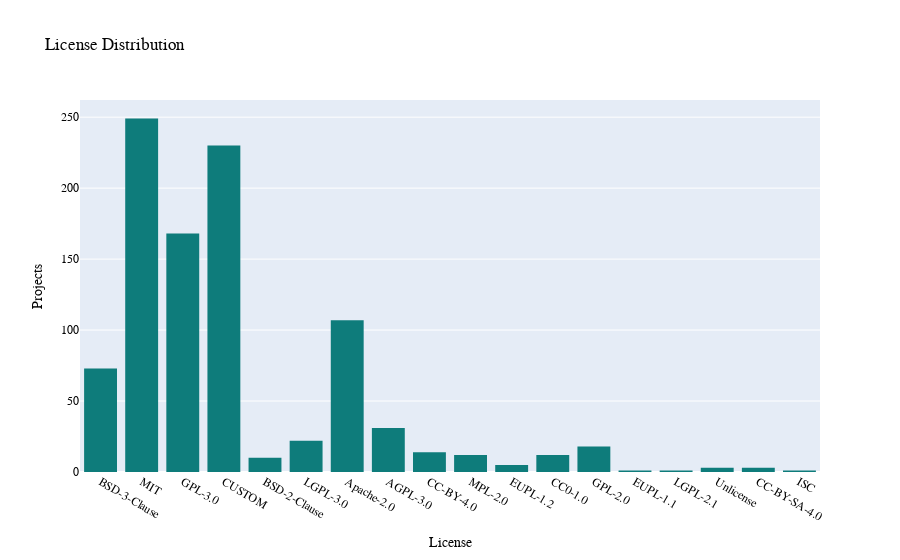

Notebook cell for this chart:
### Markdown cell above
# Start Plotting

### Code cell
fig = px.histogram(df_active, x="license", title="License Distribution")
fig.update_layout(
    yaxis_title="Projects",
    xaxis_title="License",
)
fig.update_traces(marker_color=marker_color)
fig.show()

### Figure 1 — Plotly figure (JSON) as saved in the notebook; plotly's stock layout.template omitted (floating-point values rounded to 4 significant figures; data arrays with more than 128 entries replaced by an {"elided": "..."} marker saying what was removed)
{"data": [{"alignmentgroup": "True", "bingroup": "x", "hovertemplate": "license=%{x}<br>count=%{y}<extra></extra>", "legendgroup": "", "marker": {"color": "#0E7C7B", "pattern": {"shape": ""}}, "name": "", "offsetgroup": "", "orientation": "v", "showlegend": false, "type": "histogram", "x": {"elided": "960 str values"}, "xaxis": "x", "yaxis": "y"}], "layout": {"barmode": "relative", "legend": {"tracegroupgap": 0}, "title": {"text": "License Distribution"}, "xaxis": {"anchor": "y", "domain": [0, 1], "title": {"text": "License"}}, "yaxis": {"anchor": "x", "domain": [0, 1], "title": {"text": "Projects"}}}}
